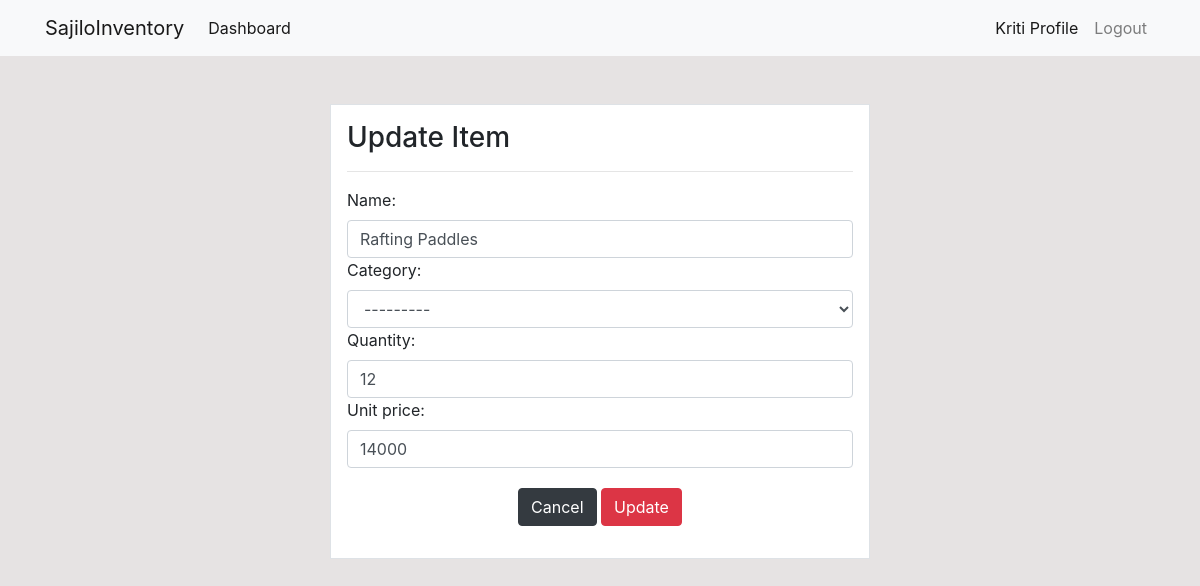
Page /products/update/16/ (signed in) on the earlier database version.
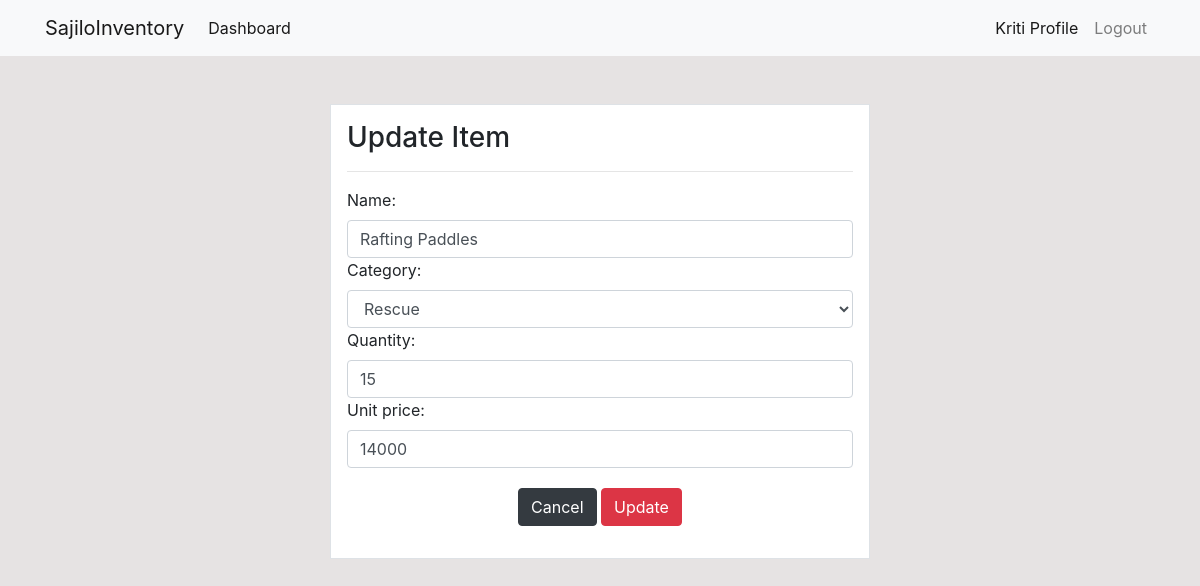
Same page on the later database version.
### dashboard/models.py (models this page shows, shortened)
class Product(models.Model):
    name = models.CharField(max_length=100, null= True)
    category = models.CharField(max_length=20, choices= CATEGORY, null= True)
    quantity = models.PositiveIntegerField(null= True)
    unit_price = models.PositiveBigIntegerField(null=True)
    class Meta:
        verbose_name_plural ='Product'

### dashboard/views.py (the view)
# urls.py: path('products/update/<int:pk>/',views.product_update, name='dashboard-product-update'),
@login_required(login_url='user-login')
def product_update(request, pk):
    item = Product.objects.get(id=pk)
    product = get_object_or_404(Product, pk=pk)
    if request.method == 'POST':
        form = ProductForm(request.POST, instance=product)
        if form.is_valid():
            form.save()
            return redirect('dashboard-products')
    else:
        form = ProductForm(instance=item)
    context = {
        'form': form,
        'product': product,
    }
    return render(request, 'dashboard/product_update.html', context)

### dashboard/forms.py
class ProductForm(forms.ModelForm):
    class Meta:
        model = Product
        fields = ['name','category', 'quantity', 'unit_price']
        widgets = {
            'name': forms.TextInput(attrs={'class': 'form-control'}),
            'category': forms.Select(attrs={'class': 'form-control'}),
            'quantity': forms.NumberInput(attrs={'class': 'form-control'}),
            'unit_price': forms.NumberInput(attrs={'class': 'form-control'}),
        }

### templates/dashboard/product_update.html (shortened to what this page needs)
{% extends 'partials/base.html' %}
{% block content %}
<div class="container">
    <div class="row mt-5">
        <div class="col-md-6 offset-md-3">
            <div class="border bg-white p-3">
               <h3>Update Item</h3>
               <hr>
               <form method="POST">
                    <div class="form-group" style="margin-bottom: 20px;">
                        {{ form }}
                    </div>
                    <div class="form-group text-center">
                        <a class="btn btn-dark" href="{% url 'dashboard-products' %}">Cancel</a>
                        <input class="btn btn-danger" type="submit" value="Update">
                    </div>
               </form>
           </div>
       </div>
    </div>
</div>
{% endblock %}

Differences in the rows shown:
changed Product "Rafting Paddles": category "---------" → "Rescue"; quantity "12" → "15"
